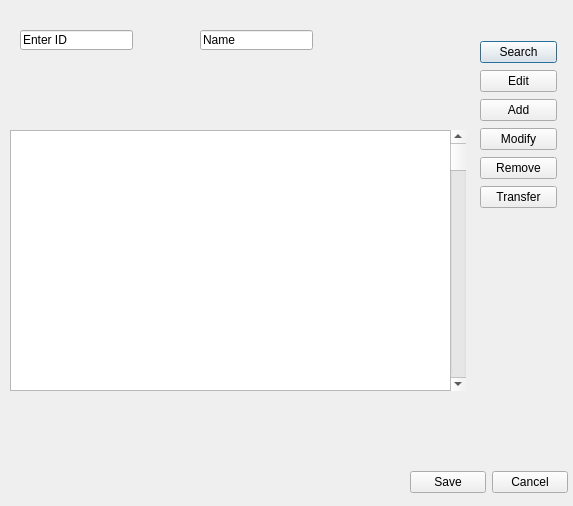
<?xml version="1.0" encoding="UTF-8"?>
<ui version="4.0">
 <class>Dialog</class>
 <widget class="QDialog" name="Dialog">
  <property name="geometry">
   <rect>
    <x>0</x>
    <y>0</y>
    <width>573</width>
    <height>506</height>
   </rect>
  </property>
  <property name="windowTitle">
   <string>Dialog</string>
  </property>
  <widget class="QTableView" name="tableView">
   <property name="geometry">
    <rect>
     <x>10</x>
     <y>130</y>
     <width>451</width>
     <height>261</height>
    </rect>
   </property>
  </widget>
  <widget class="QScrollBar" name="verticalScrollBar">
   <property name="geometry">
    <rect>
     <x>450</x>
     <y>130</y>
     <width>16</width>
     <height>261</height>
    </rect>
   </property>
   <property name="orientation">
    <enum>Qt::Vertical</enum>
   </property>
  </widget>
  <widget class="QLineEdit" name="lineEdit">
   <property name="geometry">
    <rect>
     <x>20</x>
     <y>30</y>
     <width>113</width>
     <height>20</height>
    </rect>
   </property>
   <property name="text">
    <string>Enter ID</string>
   </property>
  </widget>
  <widget class="QLineEdit" name="lineEdit_2">
   <property name="geometry">
    <rect>
     <x>200</x>
     <y>30</y>
     <width>113</width>
     <height>20</height>
    </rect>
   </property>
   <property name="text">
    <string>Name</string>
   </property>
  </widget>
  <widget class="QWidget" name="">
   <property name="geometry">
    <rect>
     <x>480</x>
     <y>40</y>
     <width>77</width>
     <height>170</height>
    </rect>
   </property>
   <layout class="QVBoxLayout" name="verticalLayout">
    <item>
     <widget class="QPushButton" name="pushButton">
      <property name="text">
       <string>Search</string>
      </property>
     </widget>
    </item>
    <item>
     <widget class="QPushButton" name="pushButton_2">
      <property name="text">
       <string>Edit</string>
      </property>
     </widget>
    </item>
    <item>
     <widget class="QPushButton" name="pushButton_3">
      <property name="text">
       <string>Add</string>
      </property>
     </widget>
    </item>
    <item>
     <widget class="QPushButton" name="pushButton_4">
      <property name="text">
       <string>Modify</string>
      </property>
     </widget>
    </item>
    <item>
     <widget class="QPushButton" name="pushButton_6">
      <property name="text">
       <string>Remove</string>
      </property>
     </widget>
    </item>
    <item>
     <widget class="QPushButton" name="pushButton_5">
      <property name="text">
       <string>Transfer</string>
      </property>
     </widget>
    </item>
   </layout>
  </widget>
  <widget class="QWidget" name="">
   <property name="geometry">
    <rect>
     <x>410</x>
     <y>470</y>
     <width>158</width>
     <height>25</height>
    </rect>
   </property>
   <layout class="QHBoxLayout" name="horizontalLayout">
    <item>
     <widget class="QPushButton" name="pushButton_7">
      <property name="text">
       <string>Save</string>
      </property>
     </widget>
    </item>
    <item>
     <widget class="QPushButton" name="pushButton_8">
      <property name="text">
       <string>Cancel</string>
      </property>
     </widget>
    </item>
   </layout>
  </widget>
 </widget>
 <resources/>
 <connections/>
</ui>
